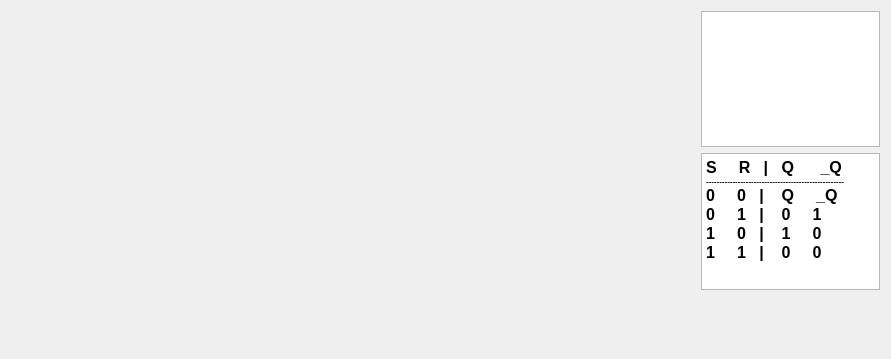
<?xml version="1.0" encoding="UTF-8"?>
<ui version="4.0">
 <class>Oscillogram</class>
 <widget class="QWidget" name="Oscillogram">
  <property name="geometry">
   <rect>
    <x>0</x>
    <y>0</y>
    <width>891</width>
    <height>359</height>
   </rect>
  </property>
  <property name="windowTitle">
   <string>Oscillogram</string>
  </property>
  <widget class="QWidget" name="verticalLayoutWidget">
   <property name="geometry">
    <rect>
     <x>690</x>
     <y>0</y>
     <width>201</width>
     <height>301</height>
    </rect>
   </property>
   <layout class="QVBoxLayout" name="verticalLayout">
    <item>
     <widget class="QListWidget" name="listWidget"/>
    </item>
    <item>
     <widget class="QTextBrowser" name="textBrowser">
      <property name="html">
       <string>&lt;!DOCTYPE HTML PUBLIC &quot;-//W3C//DTD HTML 4.0//EN&quot; &quot;http://www.w3.org/TR/REC-html40/strict.dtd&quot;&gt;
&lt;html&gt;&lt;head&gt;&lt;meta name=&quot;qrichtext&quot; content=&quot;1&quot; /&gt;&lt;style type=&quot;text/css&quot;&gt;
p, li { white-space: pre-wrap; }
&lt;/style&gt;&lt;/head&gt;&lt;body style=&quot; font-family:'MS Shell Dlg 2'; font-size:8.25pt; font-weight:400; font-style:normal;&quot;&gt;
&lt;p style=&quot; margin-top:0px; margin-bottom:0px; margin-left:0px; margin-right:0px; -qt-block-indent:0; text-indent:0px;&quot;&gt;&lt;span style=&quot; font-size:12pt; font-weight:600;&quot;&gt;S     R   |   Q      _Q&lt;br /&gt;&lt;/span&gt;&lt;span style=&quot; font-size:6pt; font-weight:600;&quot;&gt;----------------------------------------------------&lt;/span&gt;&lt;/p&gt;
&lt;p style=&quot; margin-top:0px; margin-bottom:0px; margin-left:0px; margin-right:0px; -qt-block-indent:0; text-indent:0px;&quot;&gt;&lt;span style=&quot; font-size:12pt; font-weight:600;&quot;&gt;0     0   |    Q     _Q&lt;/span&gt;&lt;/p&gt;
&lt;p style=&quot; margin-top:0px; margin-bottom:0px; margin-left:0px; margin-right:0px; -qt-block-indent:0; text-indent:0px;&quot;&gt;&lt;span style=&quot; font-size:12pt; font-weight:600;&quot;&gt;0     1   |    0     1&lt;/span&gt;&lt;/p&gt;
&lt;p style=&quot; margin-top:0px; margin-bottom:0px; margin-left:0px; margin-right:0px; -qt-block-indent:0; text-indent:0px;&quot;&gt;&lt;span style=&quot; font-size:12pt; font-weight:600;&quot;&gt;1     0   |    1     0&lt;/span&gt;&lt;/p&gt;
&lt;p style=&quot; margin-top:0px; margin-bottom:0px; margin-left:0px; margin-right:0px; -qt-block-indent:0; text-indent:0px;&quot;&gt;&lt;span style=&quot; font-size:12pt; font-weight:600;&quot;&gt;1     1   |    0     0&lt;/span&gt;&lt;/p&gt;&lt;/body&gt;&lt;/html&gt;</string>
      </property>
     </widget>
    </item>
   </layout>
  </widget>
 </widget>
 <layoutdefault spacing="6" margin="11"/>
 <resources/>
 <connections/>
</ui>
